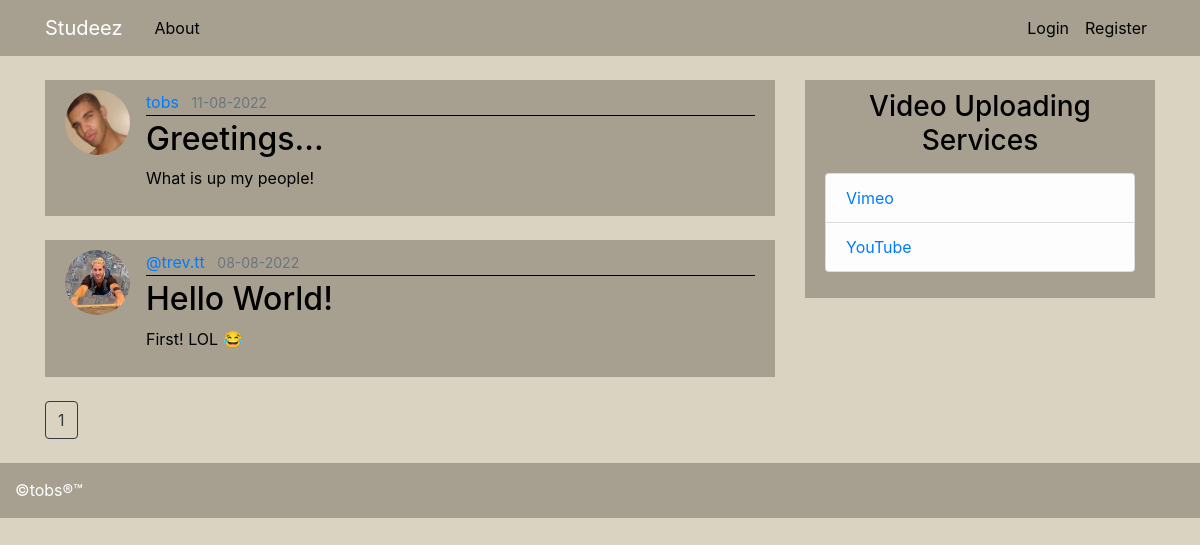
Page /home on the earlier database version.
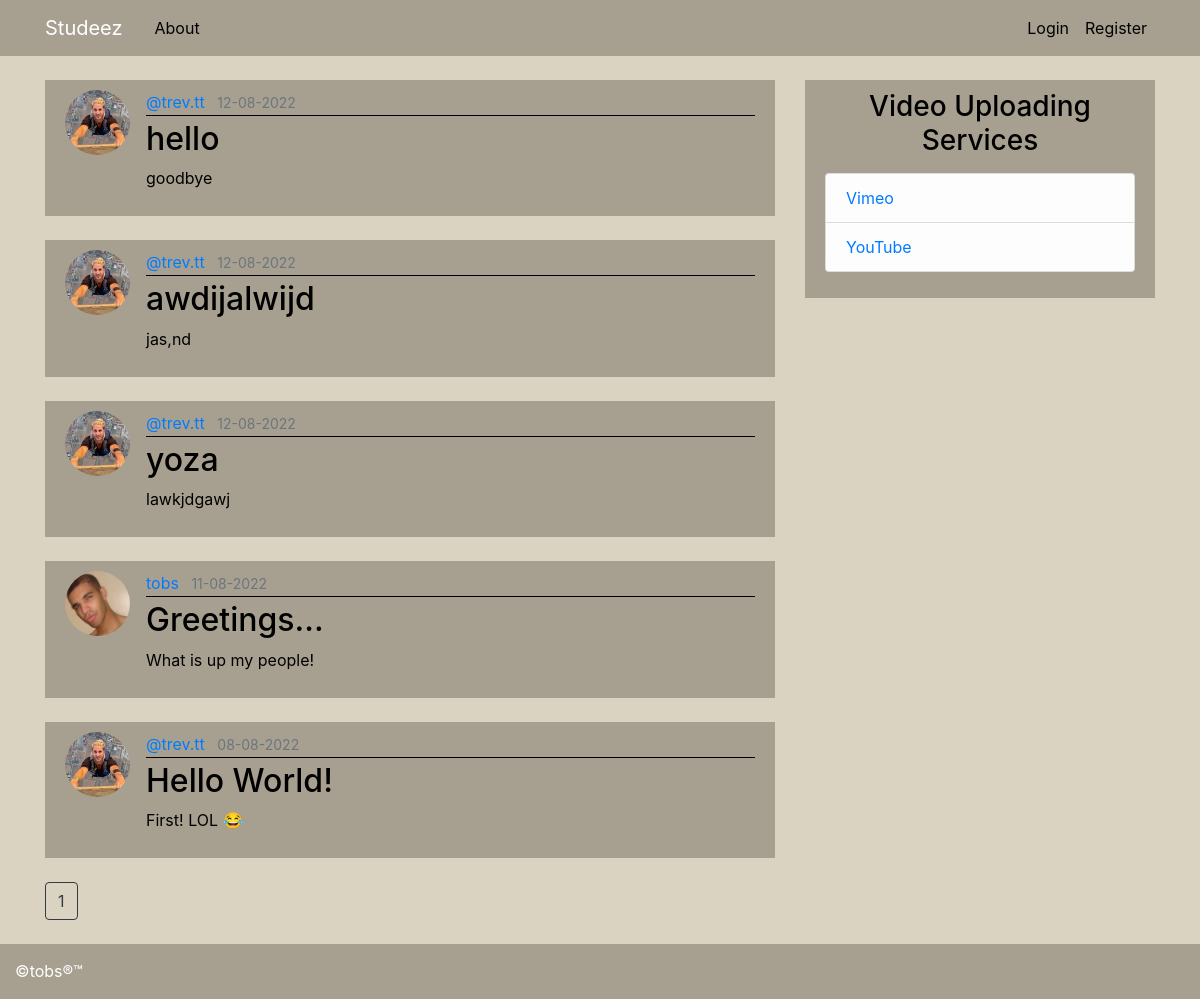
Same page on the later database version.
### main_app/models.py (models this page shows, shortened)
class Post(db.Model):
    id = db.Column(db.Integer, primary_key=True)
    title = db.Column(db.String(100), nullable=False)
    date_posted = db.Column(db.DateTime, nullable=False, default=datetime.utcnow)
    content = db.Column(db.Text, nullable=False)
    user_id = db.Column(db.Integer, db.ForeignKey('user.id'), nullable=False)

class User(db.Model, UserMixin):
    id = db.Column(db.Integer, primary_key=True)
    username = db.Column(db.String(20), unique=True, nullable=False)
    email = db.Column(db.String(120), unique=True, nullable=False)
    image_file = db.Column(db.String(20), nullable=False, default='default.jpg')
    password = db.Column(db.String(60), nullable=False)
    posts = db.relationship('Post', backref='author', lazy=True)

### main_app/routes.py (the view)
@app.route("/")
@app.route("/home")
def home():
    page = request.args.get('page', 1, type=int)
    posts = Post.query.order_by(Post.date_posted.desc()).paginate(page=page, per_page=5)
    return render_template('home.html', posts=posts)

### main_app/templates/home.html
{% extends "layout.html" %}
{% block content %}
    {% for post in posts.items %}
        <article class="media content-section">
            <img class="rounded-circle article-img" src="{{ url_for('static', filename='profile_pics/' + post.author.image_file) }}">
            <div class="media-body">
                <div class="article-metadata">
                    <a class="mr-2" href="#"> {{ post.author.username }}</a>
                    <small class="text-muted">{{ post.date_posted.strftime('%d-%m-%Y') }}</small>
                </div>
                <h2><a class="article-title" href="{{ url_for('post', post_id=post.id) }}">{{ post.title }}</a></h2>
                <p class="article-content">{{ post.content }}</p>
            </div>
        </article>
    {% endfor %}
    {% for page_num in posts.iter_pages(left_edge=1, right_edge=1, left_current=1, right_current=2) %}
        {% if page_num %}
            {% if posts.page == page_num %}
                <a class="btn btn-outline-dark mb-4" href="{{ url_for('home', page=page_num) }}">{{ page_num }}</a>
            {% else %}
                <a class="btn btn-outline-dark mb-4" href="{{ url_for('home', page=page_num) }}">{{ page_num }}</a>
            {% endif %}
        {% else %}
            ...
        {% endif %}
    {% endfor %}
{% endblock content %}

### main_app/templates/layout.html (shortened to what this page needs)
<!DOCTYPE html>
<html lang="en">
<head>
    <link rel="stylesheet" href="https://cdn.jsdelivr.net/npm/bootstrap@4.6.1/dist/css/bootstrap.min.css">
    <link rel="stylesheet" type="text/css" href="{{ url_for('static', filename='main.css') }}">
</head>
<body>
  <header class="site-header">
      <nav class="navbar navbar-expand-md navbar-dark bg-steel fixed-top">
        <div class="container">
          <a class="navbar-brand mr-4" href="/">Studeez</a>
          <div class="collapse navbar-collapse" id="navbarToggle">
            <div class="navbar-nav mr-auto">
              <a class="nav-item nav-link" href="/about">About</a>
            </div>
          <div class="navbar-nav">
              {% if current_user.is_authenticated %}
                <a class="nav-item nav-link" href="{{ url_for('new_post') }}">New Post</a>
                <a class="nav-item nav-link" href="{{ url_for('account') }}">My Account</a>
                <a class="nav-item nav-link" href="{{ url_for('logout') }}">Logout</a>
              {% else %}
                <a class="nav-item nav-link" href="{{ url_for('login') }}">Login</a>
                <a class="nav-item nav-link" href="{{ url_for('register') }}">Register</a>
              {% endif %}
            </div>
          </div>
        </div>
      </nav>
    </header>
      <main role="main" class="container">
        <div class="row">
          <div class="col-md-8">
            {% block content %}{% endblock %}
          </div>
          <div class="col-md-4">
            <div class="content-section">
              <center><h3>Video Uploading Services</h3></center>
              <p class='text-muted'>
                <ul class="list-group">
                  <li class="list-group-item list-group-item-light"><a href="https://vimeo.com/" target="_blank">Vimeo</a></li>
                  <li class="list-group-item list-group-item-light"><a href="https://www.youtube.com/" target="_blank">YouTube</a></li>
                </ul>
              </p>
            </div>
          </div>
        </div>
      </main>
      <div class="footer">
        <p>©tobs®™</p>
      </div>
</body>
</html>

### main_app/static/main.css (style rules this page uses)
body { background: #dad3c1; color: #000000; margin-top: 5rem; }
h1, h2, h3, h4, h5, h6 { color: #000000; }
.bg-steel { background-color: #a7a090; }
.site-header .navbar-nav .nav-link { color: #000000 }
.content-section { background: #a7a090; padding: 10px 20px; margin-bottom: 24px; }
.article-title { color: #000000 }
.article-content { white-space: pre-line; }
.article-img { height: 65px; width: 65px; margin-right: 16px; }
.article-metadata { padding-bottom: 1px; margin-bottom: 4px; border-bottom: 1px solid #000000 }
.footer { position: absolute; bottom: 1; width: 100%; background-color: #a7a090; color: white; text-align: left; padding-left: 15px; padding-top: 15px; }

Differences in the rows shown:
added Post: image_file (picture), author.username "@trev.tt", date_posted "12-08-2022", title "hello", content "goodbye"
added Post: image_file (picture), author.username "@trev.tt", date_posted "12-08-2022", title "awdijalwijd", content "jas,nd"
added Post: image_file (picture), author.username "@trev.tt", date_posted "12-08-2022", title "yoza", content "lawkjdgawj"
